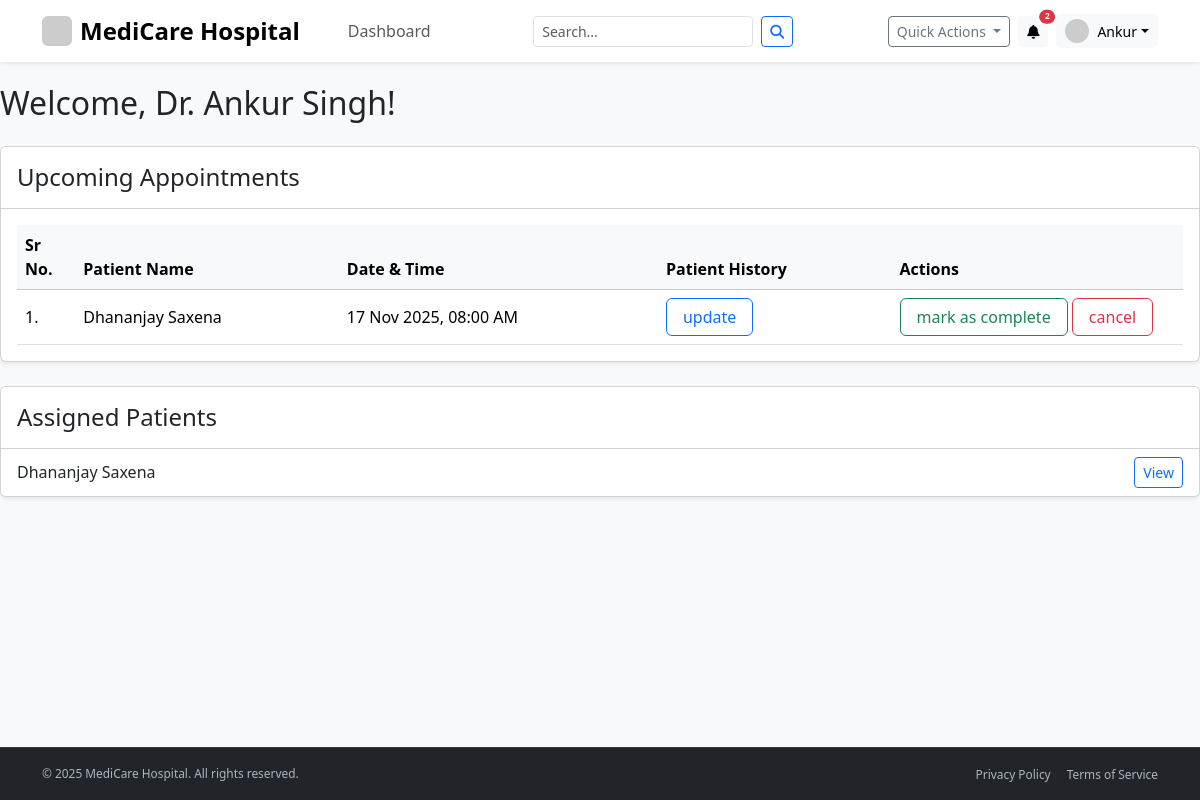
The page /doctor/dashboard (signed in) on the database as committed earlier.
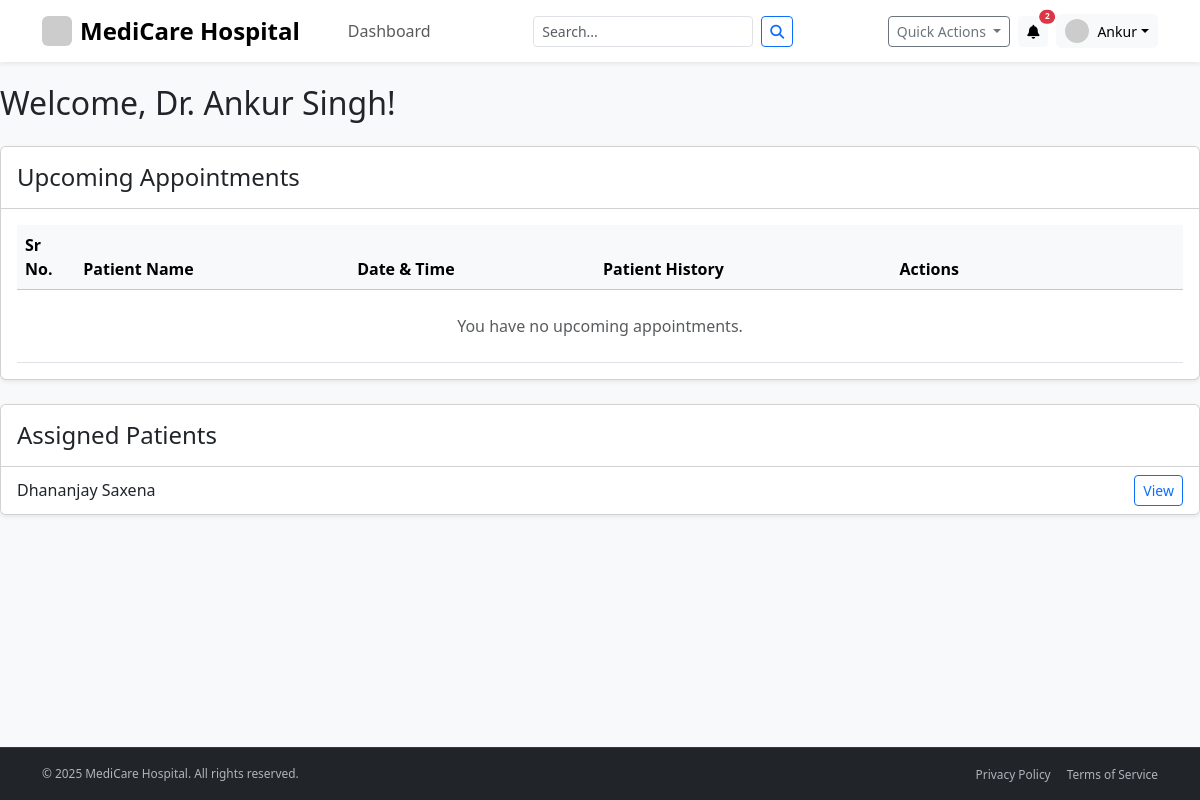
The same page on the database as committed later.
### app/models.py (models this page shows, shortened)
class Appointment(db.Model):
    __tablename__ = 'appointment'
    id = db.Column(db.Integer, primary_key=True)
    patient_id = db.Column(db.Integer, db.ForeignKey('user.id'), nullable=False)
    doctor_id = db.Column(db.Integer, db.ForeignKey('user.id'), nullable=False)
    appointment_datetime = db.Column(db.DateTime, nullable=False)
    status = db.Column(db.String(20), nullable=False, default='Booked') # Booked, Completed, Cancelled
    created_at = db.Column(db.DateTime, default=datetime.utcnow)
    treatment = db.relationship('Treatment', backref='appointment', uselist=False, cascade="all, delete-orphan")
    review = db.relationship('DoctorReview', backref='appointment', uselist=False, cascade="all, delete-orphan")

class PatientProfile(db.Model):
    __tablename__ = 'patient_profile'
    id = db.Column(db.Integer, primary_key=True)
    user_id = db.Column(db.Integer, db.ForeignKey('user.id'), nullable=False, unique=True)
    full_name = db.Column(db.String(100), nullable=False)
    date_of_birth = db.Column(db.Date)
    gender = db.Column(db.String(10))
    contact_number = db.Column(db.String(20))
    blood_group = db.Column(db.String(5))
    allergies = db.Column(db.Text)
    documents = db.relationship('MedicalDocument', backref='patient', lazy=True)

class User(db.Model, UserMixin):
    __tablename__ = 'user'
    id = db.Column(db.Integer, primary_key=True)
    email = db.Column(db.String(120), unique=True, nullable=False)
    password_hash = db.Column(db.String(128), nullable=False)
    role = db.Column(db.String(10), nullable=False)  # 'admin', 'doctor', 'patient'
    created_at = db.Column(db.DateTime, default=datetime.utcnow)
    is_active = db.Column(db.Boolean, nullable=False, default=True)
    doctor_profile = db.relationship('DoctorProfile', backref='user', uselist=False, cascade="all, delete-orphan")
    patient_profile = db.relationship('PatientProfile', backref='user', uselist=False, cascade="all, delete-orphan")
    doctor_appointments = db.relationship('Appointment', foreign_keys='Appointment.doctor_id', backref='doctor', lazy=True)
    patient_appointments = db.relationship('Appointment', foreign_keys='Appointment.patient_id', backref='patient', lazy=True)
    availabilities = db.relationship('Availability', backref='doctor', lazy=True, cascade="all, delete-orphan")
    notifications = db.relationship('Notification', backref='user', lazy=True, cascade="all, delete-orphan")
    reviews_given = db.relationship('DoctorReview', foreign_keys='DoctorReview.patient_id', backref='patient', lazy=True)
    reviews_received = db.relationship('DoctorReview', foreign_keys='DoctorReview.doctor_id', backref='doctor', lazy=True)
    @property
    def password(self):
        raise AttributeError('password is not a readable attribute')

### app/routes/doctor_routes.py (the view)
@doctor_bp.route('/dashboard')
@login_required
def dashboard():
    if current_user.role != 'doctor':
        flash('You are not authorized to access this page.', 'danger')
        return redirect(url_for('main.home'))
    upcoming_appointments = Appointment.query.filter(
        Appointment.doctor_id == current_user.id,
        Appointment.status == 'Booked',
        Appointment.appointment_datetime >= datetime.now() # Get all future appointments
    ).order_by(Appointment.appointment_datetime.asc()).all()
    assigned_patients = db.session.query(User).join(Appointment, User.id == Appointment.patient_id)\
        .filter(Appointment.doctor_id == current_user.id)\
        .distinct().all()
    return render_template(
        'doctor/dashboard.html',
        title='Doctor Dashboard',
        appointments=upcoming_appointments, # Pass the new list
        patients=assigned_patients
    )

### app/__init__.py (called while the page is built)
@app.context_processor
def inject_notifications():
    if current_user.is_authenticated:
        unread_notifications = Notification.query.filter_by(user_id=current_user.id, is_read=False).order_by(Notification.created_at.desc()).limit(5).all()
        notification_count = Notification.query.filter_by(user_id=current_user.id, is_read=False).count()
        return dict(unread_notifications=unread_notifications, notification_count=notification_count)
    return dict(unread_notifications=[], notification_count=0)

@app.context_processor
def inject_notifications():
    if current_user.is_authenticated:
        unread_notifications = Notification.query.filter_by(user_id=current_user.id, is_read=False).order_by(Notification.created_at.desc()).limit(5).all()
        notification_count = Notification.query.filter_by(user_id=current_user.id, is_read=False).count()
        return dict(unread_notifications=unread_notifications, notification_count=notification_count)
    return dict(unread_notifications=[], notification_count=0)

### app/models.py (called while the page is built)
@login_manager.user_loader
def load_user(user_id):
    return User.query.get(int(user_id))

### app/templates/doctor/dashboard.html
{% extends "layout.html" %}
{% block content %}
<h2 class="mb-4">Welcome, Dr. {{ current_user.doctor_profile.full_name }}!</h2>
<div class="card shadow-sm mb-4">
    <div class="card-header bg-white py-3">
        <h4 class="mb-0">Upcoming Appointments</h4>
    </div>
    <div class="card-body">
        <div class="table-responsive">
            <table class="table table-hover align-middle mb-0">
                <thead class="table-light">
                    <tr>
                        <th style="width: 5%;">Sr No.</th>
                        <th>Patient Name</th>
                        <th>Date & Time</th>
                        <th>Patient History</th>
                        <th style="width: 25%;">Actions</th>
                    </tr>
                </thead>
                <tbody>
                    {% for appt in appointments %}
                    <tr>
                        <td>{{ loop.index }}.</td>
                        <td>{{ appt.patient.patient_profile.full_name }}</td>
                        <td>{{ appt.appointment_datetime.strftime('%d %b %Y, %I:%M %p') }}</td>
                        <td>
                            <a href="{{ url_for('doctor.treat_patient', appointment_id=appt.id) }}"
                                class="btn btn-outline-primary px-3">update</a>
                        </td>
                        <td>
                            <a href="{{ url_for('doctor.treat_patient', appointment_id=appt.id) }}"
                                class="btn btn-outline-success px-3">mark as complete</a>
                            <button type="button" class="btn btn-outline-danger px-3">cancel</button>
                        </td>
                    </tr>
                    {% else %}
                    <tr>
                        <td colspan="5" class="text-center text-muted p-4">You have no upcoming appointments.</td>
                    </tr>
                    {% endfor %}
                </tbody>
            </table>
        </div>
    </div>
</div>
<div class="card shadow-sm">
    <div class="card-header bg-white py-3">
        <h4 class="mb-0">Assigned Patients</h4>
    </div>
    <ul class="list-group list-group-flush">
        {% for patient in patients %}
        <li class="list-group-item d-flex justify-content-between align-items-center">
            {{ patient.patient_profile.full_name }}
            <a href="{{ url_for('doctor.view_patient_history', user_id=patient.id) }}"
                class="btn btn-sm btn-outline-primary">View</a>
        </li>
        {% else %}
        <li classs="list-group-item text-muted text-center p-3">You have no patients assigned to you yet.</li>
        {% endfor %}
    </ul>
</div>
{% endblock content %}

Rows that differ between the two databases and show on the page:
no longer on this page (row edited): Appointment: patient.patient_profile.full_name "Dhananjay Saxena", appointment_datetime "17 Nov 2025, 08:00 AM"
Other text that changed with them:
text now shown: "You have no upcoming appointments."
